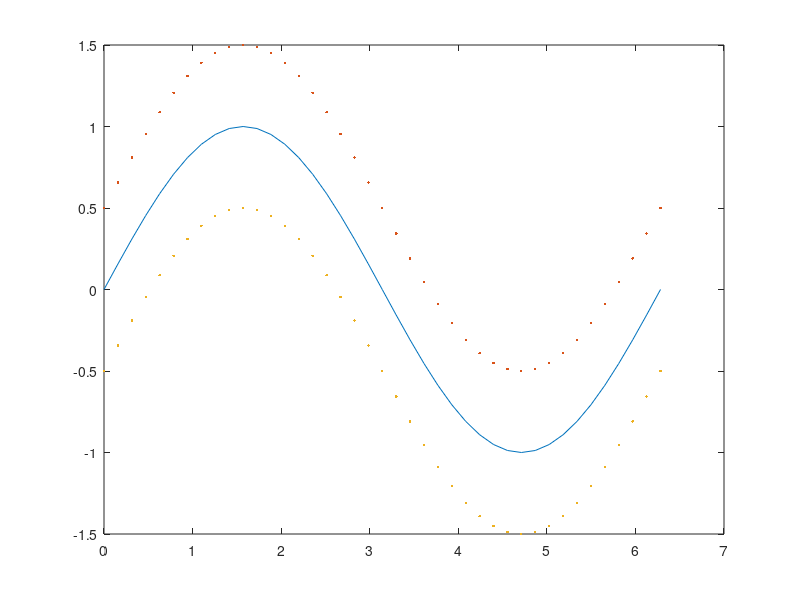

Here is the MATLAB script that generated this plot:
x = 0:pi/100:2*pi;
x_c = 0:pi/20:2*pi;
plot(x_c,sin(x_c))

hold on
y2 = sin(x_c) + 0.5;
plot(x_c,y2,'.')

y3 = sin(x_c) - 0.5;
plot(x_c,y3,'.')


%x = linspace(0,2 * pi,1000);
%y = linspace(-1.5,1.5,1000);
%[X,Y] = meshgrid(x,y);
%Z = (0.5 + Y + sin(X)) * (0.5 - sin(X) - Y);

%contour(X,Y,Z,50)
